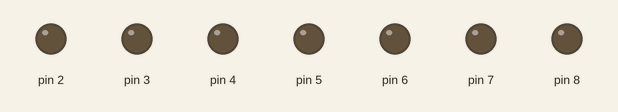
This sketch was run on a simulated Arduino Uno, built with avr-gcc and run on an emulated ATmega328P. On the bench: output pins drawn as LEDs (lit = HIGH).

Above: at 0.1 s.
At 5.1 s:
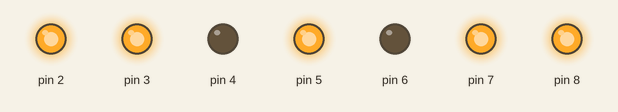
At 10.1 s:
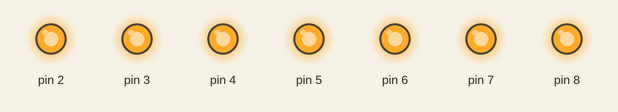
At 20.1 s:
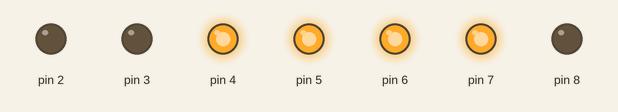
At 29.1 s:
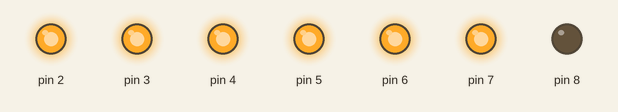
At 39.1 s:
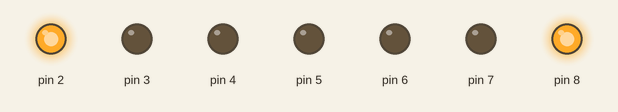
Timing chart, 0 to 40.0 s (numbered marks = the images above):
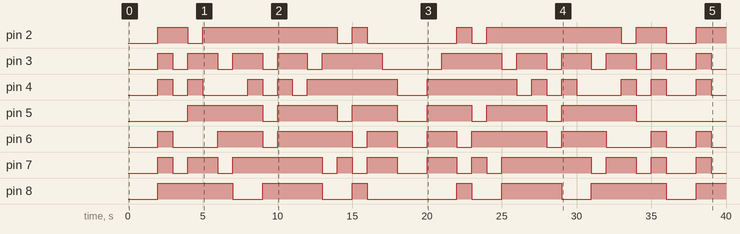

Measured:
- by itself, pin 2: LOW → HIGH at 2.0 s, → LOW 2.0 s later, → HIGH 1.0 s later, → LOW 9.0 s later, … (13 changes in this stretch)
- by itself, pin 3: LOW → HIGH at 2.0 s, → LOW 1.0 s later, → HIGH 1.0 s later, → LOW 2.0 s later, … (22 changes in this stretch)
- by itself, pin 4: LOW → HIGH at 2.0 s, → LOW 1.0 s later, → HIGH 1.0 s later, → LOW 1.0 s later, … (22 changes in this stretch)
- by itself, pin 5: LOW → HIGH at 4.0 s, → LOW 5.0 s later, → HIGH 1.0 s later, → LOW 4.0 s later, … (12 changes in this stretch)
- by itself, pin 6: LOW → HIGH at 2.0 s, → LOW 1.0 s later, → HIGH 3.0 s later, → LOW 3.0 s later, … (18 changes in this stretch)
- by itself, pin 7: LOW → HIGH at 2.0 s, → LOW 1.0 s later, → HIGH 1.0 s later, → LOW 2.0 s later, … (22 changes in this stretch)
- by itself, pin 8: LOW → HIGH at 2.0 s, → LOW 5.0 s later, → HIGH 2.0 s later, → LOW 4.0 s later, … (13 changes in this stretch)

The sketch:

7_Segmented_Display.ino
```cpp
/*
The following program displays characters 1 - F in ascending and descending order.
It works by turning on and off certain segments of the display.
The code first runs through characters 1 - F and F - 1, then loops back to the top.
*/

void setup()
{
    // Set pins 2 through 8 as outputs
    pinMode(2, OUTPUT);
    pinMode(3, OUTPUT);
    pinMode(4, OUTPUT);
    pinMode(5, OUTPUT);
    pinMode(6, OUTPUT);
    pinMode(7, OUTPUT);
    pinMode(8, OUTPUT);
}

void loop()
{
    // Ascending Order
    // Blank display

    digitalWrite(2, LOW);
    digitalWrite(3, LOW);
    digitalWrite(4, LOW);
    digitalWrite(5, LOW);
    digitalWrite(6, LOW);
    digitalWrite(7, LOW);
    digitalWrite(8, LOW);
    delay(2000);

    // Displaying 0
    digitalWrite(2, HIGH);
    digitalWrite(3, HIGH);
    digitalWrite(4, HIGH);
    digitalWrite(5, LOW);
    digitalWrite(6, HIGH);
    digitalWrite(7, HIGH);
    digitalWrite(8, HIGH);
    delay(1000);

    // Displaying 1
    digitalWrite(2, HIGH);
    digitalWrite(3, LOW);
    digitalWrite(4, LOW);
    digitalWrite(5, LOW);
    digitalWrite(6, LOW);
    digitalWrite(7, LOW);
    digitalWrite(8, HIGH);
    delay(1000);

    // Displaying 2
    digitalWrite(2, LOW);
    digitalWrite(3, HIGH);
    digitalWrite(4, HIGH);
    digitalWrite(5, HIGH);
    digitalWrite(6, LOW);
    digitalWrite(7, HIGH);
    digitalWrite(8, HIGH);
    delay(1000);

    // Displaying 3
    digitalWrite(2, HIGH);
    digitalWrite(3, HIGH);
    digitalWrite(4, LOW);
    digitalWrite(5, HIGH);
    digitalWrite(6, LOW);
    digitalWrite(7, HIGH);
    digitalWrite(8, HIGH);
    delay(1000);

    // Displaying 4
    digitalWrite(2, HIGH);
    digitalWrite(3, LOW);
    digitalWrite(4, LOW);
    digitalWrite(5, HIGH);
    digitalWrite(6, HIGH);
    digitalWrite(7, LOW);
    digitalWrite(8, HIGH);
    delay(1000);

    // Displaying 5
    digitalWrite(2, HIGH);
    digitalWrite(3, HIGH);
    digitalWrite(4, LOW);
    digitalWrite(5, HIGH);
    digitalWrite(6, HIGH);
    digitalWrite(7, HIGH);
    digitalWrite(8, LOW);
    delay(1000);

    // Displaying 6
    digitalWrite(2, HIGH);
    digitalWrite(3, HIGH);
    digitalWrite(4, HIGH);
    digitalWrite(5, HIGH);
    digitalWrite(6, HIGH);
    digitalWrite(7, HIGH);
    digitalWrite(8, LOW);
    delay(1000);

    // Displaying 7
    digitalWrite(2, HIGH);
    digitalWrite(3, LOW);
    digitalWrite(4, LOW);
    digitalWrite(5, LOW);
    digitalWrite(6, LOW);
    digitalWrite(7, HIGH);
    digitalWrite(8, HIGH);
    delay(1000);

    // Displaying 8
    digitalWrite(2, HIGH);
    digitalWrite(3, HIGH);
    digitalWrite(4, HIGH);
    digitalWrite(5, HIGH);
    digitalWrite(6, HIGH);
    digitalWrite(7, HIGH);
    digitalWrite(8, HIGH);
    delay(1000);

    // Displaying 9
    digitalWrite(2, HIGH);
    digitalWrite(3, HIGH);
    digitalWrite(4, LOW);
    digitalWrite(5, HIGH);
    digitalWrite(6, HIGH);
    digitalWrite(7, HIGH);
    digitalWrite(8, HIGH);
    delay(1000);

    // Displaying A
    digitalWrite(2, HIGH);
    digitalWrite(3, LOW);
    digitalWrite(4, HIGH);
    digitalWrite(5, HIGH);
    digitalWrite(6, HIGH);
    digitalWrite(7, HIGH);
    digitalWrite(8, HIGH);
    delay(1000);

    // Displaying B
    digitalWrite(2, HIGH);
    digitalWrite(3, HIGH);
    digitalWrite(4, HIGH);
    digitalWrite(5, HIGH);
    digitalWrite(6, HIGH);
    digitalWrite(7, LOW);
    digitalWrite(8, LOW);
    delay(1000);

    // Displaying C
    digitalWrite(2, LOW);
    digitalWrite(3, HIGH);
    digitalWrite(4, HIGH);
    digitalWrite(5, LOW);
    digitalWrite(6, HIGH);
    digitalWrite(7, HIGH);
    digitalWrite(8, LOW);
    delay(1000);

    // Displaying D
    digitalWrite(2, HIGH);
    digitalWrite(3, HIGH);
    digitalWrite(4, HIGH);
    digitalWrite(5, HIGH);
    digitalWrite(6, LOW);
    digitalWrite(7, LOW);
    digitalWrite(8, HIGH);
    delay(1000);

    // Displaying E
    digitalWrite(2, LOW);
    digitalWrite(3, HIGH);
    digitalWrite(4, HIGH);
    digitalWrite(5, HIGH);
    digitalWrite(6, HIGH);
    digitalWrite(7, HIGH);
    digitalWrite(8, LOW);
    delay(1000);

    // Displaying F
    digitalWrite(2, LOW);
    digitalWrite(3, LOW);
    digitalWrite(4, HIGH);
    digitalWrite(5, HIGH);
    digitalWrite(6, HIGH);
    digitalWrite(7, HIGH);
    digitalWrite(8, LOW);
    delay(1000);

    // Blank display
    digitalWrite(2, LOW);
    digitalWrite(3, LOW);
    digitalWrite(4, LOW);
    digitalWrite(5, LOW);
    digitalWrite(6, LOW);
    digitalWrite(7, LOW);
    digitalWrite(8, LOW);
    delay(2000);

    // Descending Order

    // Displaying F
    digitalWrite(2, LOW);
    digitalWrite(3, LOW);
    digitalWrite(4, HIGH);
    digitalWrite(5, HIGH);
    digitalWrite(6, HIGH);
    digitalWrite(7, HIGH);
    digitalWrite(8, LOW);
    delay(1000);

    // Displaying E
    digitalWrite(2, LOW);
    digitalWrite(3, HIGH);
    digitalWrite(4, HIGH);
    digitalWrite(5, HIGH);
    digitalWrite(6, HIGH);
    digitalWrite(7, HIGH);
    digitalWrite(8, LOW);
    delay(1000);

    // Displaying D
    digitalWrite(2, HIGH);
    digitalWrite(3, HIGH);
    digitalWrite(4, HIGH);
    digitalWrite(5, HIGH);
    digitalWrite(6, LOW);
    digitalWrite(7, LOW);
    digitalWrite(8, HIGH);
    delay(1000);

    // Displaying C
    digitalWrite(2, LOW);
    digitalWrite(3, HIGH);
    digitalWrite(4, HIGH);
    digitalWrite(5, LOW);
    digitalWrite(6, HIGH);
    digitalWrite(7, HIGH);
    digitalWrite(8, LOW);
    delay(1000);

    // Displaying B
    digitalWrite(2, HIGH);
    digitalWrite(3, HIGH);
    digitalWrite(4, HIGH);
    digitalWrite(5, HIGH);
    digitalWrite(6, HIGH);
    digitalWrite(7, LOW);
    digitalWrite(8, LOW);
    delay(1000);

    // Displaying A
    digitalWrite(2, HIGH);
    digitalWrite(3, LOW);
    digitalWrite(4, HIGH);
    digitalWrite(5, HIGH);
    digitalWrite(6, HIGH);
    digitalWrite(7, HIGH);
    digitalWrite(8, HIGH);
    delay(1000);

    // Displaying 9
    digitalWrite(2, HIGH);
    digitalWrite(3, HIGH);
    digitalWrite(4, LOW);
    digitalWrite(5, HIGH);
    digitalWrite(6, HIGH);
    digitalWrite(7, HIGH);
    digitalWrite(8, HIGH);
    delay(1000);

    // Displaying 8
    digitalWrite(2, HIGH);
    digitalWrite(3, HIGH);
    digitalWrite(4, HIGH);
    digitalWrite(5, HIGH);
    digitalWrite(6, HIGH);
    digitalWrite(7, HIGH);
    digitalWrite(8, HIGH);
    delay(1000);

    // Displaying 7
    digitalWrite(2, HIGH);
    digitalWrite(3, LOW);
    digitalWrite(4, LOW);
    digitalWrite(5, LOW);
    digitalWrite(6, LOW);
    digitalWrite(7, HIGH);
    digitalWrite(8, HIGH);
    delay(1000);

    // Displaying 6
    digitalWrite(2, HIGH);
    digitalWrite(3, HIGH);
    digitalWrite(4, HIGH);
    digitalWrite(5, HIGH);
    digitalWrite(6, HIGH);
    digitalWrite(7, HIGH);
    digitalWrite(8, LOW);
    delay(1000);

    // Displaying 5
    digitalWrite(2, HIGH);
    digitalWrite(3, HIGH);
    digitalWrite(4, LOW);
    digitalWrite(5, HIGH);
    digitalWrite(6, HIGH);
    digitalWrite(7, HIGH);
    digitalWrite(8, LOW);
    delay(1000);

    // Displaying 4
    digitalWrite(2, HIGH);
    digitalWrite(3, LOW);
    digitalWrite(4, LOW);
    digitalWrite(5, HIGH);
    digitalWrite(6, HIGH);
    digitalWrite(7, LOW);
    digitalWrite(8, HIGH);
    delay(1000);

    // Displaying 3
    digitalWrite(2, HIGH);
    digitalWrite(3, HIGH);
    digitalWrite(4, LOW);
    digitalWrite(5, HIGH);
    digitalWrite(6, LOW);
    digitalWrite(7, HIGH);
    digitalWrite(8, HIGH);
    delay(1000);

    // Displaying 2
    digitalWrite(2, LOW);
    digitalWrite(3, HIGH);
    digitalWrite(4, HIGH);
    digitalWrite(5, HIGH);
    digitalWrite(6, LOW);
    digitalWrite(7, HIGH);
    digitalWrite(8, HIGH);
    delay(1000);

    // Displaying 1
    digitalWrite(2, HIGH);
    digitalWrite(3, LOW);
    digitalWrite(4, LOW);
    digitalWrite(5, LOW);
    digitalWrite(6, LOW);
    digitalWrite(7, LOW);
    digitalWrite(8, HIGH);
    delay(1000);

    // Displaying 0
    digitalWrite(2, HIGH);
    digitalWrite(3, HIGH);
    digitalWrite(4, HIGH);
    digitalWrite(5, LOW);
    digitalWrite(6, HIGH);
    digitalWrite(7, HIGH);
    digitalWrite(8, HIGH);
    delay(1000);

    // The code will then loop back to the top
}
```
